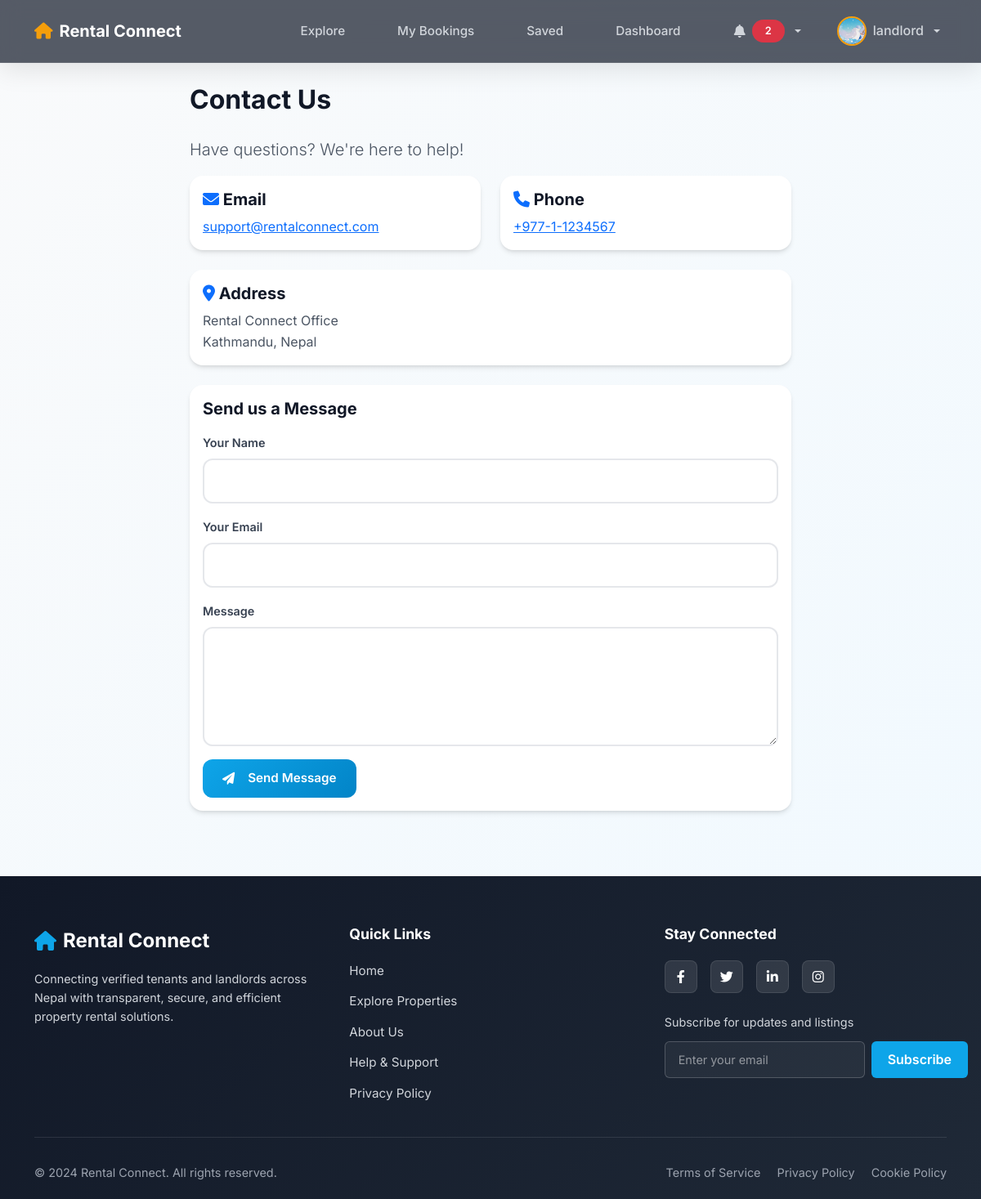
Page /listings/contact/ (signed in) on the committed database.
### users/models.py (models this page shows, shortened)
class CustomUser(AbstractUser):
    is_tenant = models.BooleanField(default=False, db_index=True)    # Added index
    is_landlord = models.BooleanField(default=False, db_index=True)  # Added index

class Profile(models.Model):
    user = models.OneToOneField(
        settings.AUTH_USER_MODEL,
        on_delete=models.CASCADE
    )
    full_name = models.CharField(max_length=100)
    photo = models.ImageField(
        upload_to='profile_photos/',
        blank=True,
        null=True
    )
    phone = models.CharField(max_length=15, blank=True, null=True)
    bio = models.TextField(blank=True, null=True)

### listings/views.py (the view, shortened to what this page needs)
# urls.py: path('contact/', views.contact, name='contact'),
def contact(request):
    return render(request, 'contact.html')

### users/context_processors.py (called while the page is built)
def notifications(request):
    user = getattr(request, "user", None)
    if not user or not user.is_authenticated:
        return {
            "notifications_unread_count": 0,
            "notifications_latest": [],
        }
    qs = Notification.objects.filter(recipient=user).only(
        "id", "title", "message", "target_url", "is_read", "created_at"
    )
    return {
        "notifications_unread_count": qs.filter(is_read=False).count(),
        "notifications_latest": list(qs[:5]),
    }

### templates/contact.html (shortened to what this page needs)
{% extends "base.html" %}
{% block content %}
<div class="container mt-4">
    <div class="row">
        <div class="col-md-8 mx-auto">
            <h2 class="mb-4">Contact Us</h2>
            <p class="lead">Have questions? We're here to help!</p>
            <div class="row">
                <div class="col-md-6 mb-4">
                    <div class="card h-100">
                        <div class="card-body">
                            <h5 class="card-title">
                                <i class="fas fa-envelope text-primary"></i> Email
                            </h5>
                            <p class="card-text">
                                <a href="mailto:support@rentalconnect.com">support@rentalconnect.com</a>
                            </p>
                        </div>
                    </div>
                </div>
                <div class="col-md-6 mb-4">
                    <div class="card h-100">
                        <div class="card-body">
                            <h5 class="card-title">
                                <i class="fas fa-phone text-primary"></i> Phone
                            </h5>
                            <p class="card-text">
                                <a href="tel:+977-1-1234567">+977-1-1234567</a>
                            </p>
                        </div>
                    </div>
                </div>
            </div>
            <div class="card mb-4">
                <div class="card-body">
                    <h5 class="card-title">
                        <i class="fas fa-map-marker-alt text-primary"></i> Address
                    </h5>
                    <p class="card-text">
                        Rental Connect Office<br>
                        Kathmandu, Nepal
                    </p>
                </div>
            </div>
            <div class="card">
                <div class="card-body">
                    <h5 class="card-title mb-3">Send us a Message</h5>
                    <form method="post">
                        <div class="mb-3">
                            <label for="name" class="form-label">Your Name</label>
                            <input type="text" class="form-control" id="name" name="name" required>
                        </div>
                        <div class="mb-3">
                            <label for="email" class="form-label">Your Email</label>
                            <input type="email" class="form-control" id="email" name="email" required>
                        </div>
                        <div class="mb-3">
                            <label for="message" class="form-label">Message</label>
                            <textarea class="form-control" id="message" name="message" rows="5" required></textarea>
                        </div>
                        <button type="submit" class="btn btn-primary">
                            <i class="fas fa-paper-plane me-2"></i>Send Message
                        </button>
                    </form>
                </div>
            </div>
        </div>
    </div>
</div>
{% endblock %}

### templates/base.html (shortened to what this page needs)
<!DOCTYPE html>
<html lang="en">
<head>
    {% load static %}
    <link href="https://cdn.jsdelivr.net/npm/bootstrap@5.1.3/dist/css/bootstrap.min.css" rel="stylesheet">
    <link rel="stylesheet" href="https://cdnjs.cloudflare.com/ajax/libs/font-awesome/6.0.0/css/all.min.css">
    <link rel="stylesheet" href="{% static 'css/base.css' %}">
    <link rel="stylesheet" href="{% static 'css/style.css' %}">
</head>
<body>
<nav class="top-bar">
    <div class="container d-flex align-items-center justify-content-between position-relative gap-2">
        <a class="site-title" href="{% url 'home' %}" aria-label="Rental Connect home">
            <i class="fas fa-home"></i> Rental Connect
        </a>
        <div class="nav-center d-none d-sm-block">
            <div class="menu-links">
                {% if user.is_authenticated %}
                    <a href="{% url 'property_list' %}">Explore</a>
                    <a href="{% url 'dashboard' %}">My Bookings</a>
                    <a href="{% url 'wishlist' %}">Saved</a>
                    <a href="{% url 'dashboard' %}">Dashboard</a>
                {% else %}
                    <a href="{% url 'home' %}">Home</a>
                    <a href="{% url 'about' %}">About</a>
                    <a href="{% url 'contact' %}">Help</a>
                {% endif %}
            </div>
        </div>
        <div class="auth-links ms-auto">
            {% if user.is_authenticated %}
            <div class="dropdown me-2">
                <a href="#" class="profile-link dropdown-toggle d-flex align-items-center gap-2"
                   id="notifDropdown" data-bs-toggle="dropdown" aria-expanded="false"
                   style="padding: 0.5rem 0.75rem;">
                    <i class="fas fa-bell"></i>
                    {% if notifications_unread_count and notifications_unread_count > 0 %}
                        <span class="badge bg-danger">{{ notifications_unread_count }}</span>
                    {% endif %}
                </a>
            </div>
            <div class="dropdown">
                <a href="#" class="profile-link dropdown-toggle d-flex align-items-center gap-2"
                   id="userDropdown" data-bs-toggle="dropdown" aria-expanded="false">
                    {% if user.profile and user.profile.photo %}
                    <img src="{{ user.profile.photo.url }}" alt="Avatar"
                         style="width:36px; height:36px; border-radius:50%; object-fit:cover;">
                    {% else %}
                    <i class="fas fa-user-circle fa-2x"></i>
                    {% endif %}
                    <span class="profile-name">{{ user.username }}</span>
                </a>
            </div>
            {% else %}
            <div class="d-flex gap-2">
                <a class="btn btn-login" href="{% url 'login' %}">Login</a>
                <a class="btn btn-signup" href="{% url 'register' %}">Sign up</a>
            </div>
            {% endif %}
        </div>
    </div>
</nav>
    <main id="main" class="main-content" role="main">
        <div class="page-content">
            {% block content %}{% endblock %}
        </div>
    </main>
    <footer class="modern-footer">
        <div class="container">
            <div class="footer-content">
                <div class="footer-column footer-brand">
                    <div class="logo">
                        <i class="fas fa-home" style="color: #0ea5e9;"></i>
                        Rental Connect
                    </div>
                    <p class="mission">
                        Connecting verified tenants and landlords across Nepal with transparent, secure, and efficient property rental solutions.
                    </p>
                </div>
                <div class="footer-column">
                    <h4>Quick Links</h4>
                    <ul class="footer-links">
                        <li><a href="{% url 'home' %}">Home</a></li>
                        <li><a href="{% url 'property_list' %}">Explore Properties</a></li>
                        <li><a href="{% url 'about' %}">About Us</a></li>
                        <li><a href="{% url 'contact' %}">Help & Support</a></li>
                        <li><a href="#">Privacy Policy</a></li>
                    </ul>
                </div>
                <div class="footer-column">
                    <h4>Stay Connected</h4>
                    <div class="footer-social">
                        <a href="#" class="social-icon" title="Facebook">
                            <i class="fab fa-facebook-f"></i>
                        </a>
                        <a href="#" class="social-icon" title="Twitter">
                            <i class="fab fa-twitter"></i>
                        </a>
                        <a href="#" class="social-icon" title="LinkedIn">
                            <i class="fab fa-linkedin-in"></i>
                        </a>
                        <a href="#" class="social-icon" title="Instagram">
                            <i class="fab fa-instagram"></i>
                        </a>
                    </div>
                    <p style="color: #d1d5db; font-size: 0.9rem; margin-bottom: 12px;">Subscribe for updates and listings</p>
                    <form class="newsletter-form">
                        <input type="email" placeholder="Enter your email" required>
                        <button type="submit">Subscribe</button>
                    </form>
                </div>
            </div>
            <div class="footer-bottom">
                <p>&copy; 2024 Rental Connect. All rights reserved.</p>
                <ul class="footer-legal">
                    <li><a href="#">Terms of Service</a></li>
                    <li><a href="#">Privacy Policy</a></li>
                    <li><a href="#">Cookie Policy</a></li>
                </ul>
            </div>
        </div>
    </footer>
</body>
</html>

### static/css/base.css (style rules this page uses)
:root { --primary-50: #f0f9ff; --primary-100: #e0f2fe; --primary-500: #0ea5e9; --primary-600: #0284c7; --primary-700: #0369a1; --primary-900: #0c4a6e; --gray-50: #f9fafb; --gray-100: #f3f4f6; --gray-200: #e5e7eb; --gray-300: #d1d5db; --gray-400: #9ca3af; --gray-500: #6b7280; --gray-600: #4b5563; --gray-700: #374151; --gray-800: #1f2937; --gray-900: #111827; --accent-500: #f59e0b; --accent-600: #d97706; --success-500: #10b981; --error-500: #ef4444; --shadow-sm: 0 1px 2px 0 rgb(0 0 0 / 0.05); --shadow-md: 0 4px 6px -1px rgb(0 0 0 / 0.1), 0 2px 4px -2px rgb(0 0 0 / 0.1); --shadow-lg: 0 10px 15px -3px rgb(0 0 0 / 0.1), 0 4px 6px -4px rgb(0 0 0 / 0.1); --shadow-xl: 0 20px 25px -5px rgb(0 0 0 / 0.1), 0 8px 10px -6px rgb(0 0 0 / 0.1); --radius-sm: 0.375rem; --radius-md: 0.5rem; --radius-lg: 0.75rem; --radius-xl: 1rem; --radius-2xl: 1.5rem; --font-family: 'Inter', -apple-system, BlinkMacSystemFont, 'Segoe UI', Roboto, sans-serif; }
* { box-sizing: border-box; }
body { font-family: var(--font-family); background: linear-gradient(135deg, var(--gray-50) 0%, var(--primary-50) 100%); color: var(--gray-900); line-height: 1.6; -webkit-font-smoothing: antialiased; -moz-osx-font-smoothing: grayscale; }
.top-bar { background: rgba(17, 24, 39, 0.7); backdrop-filter: blur(12px); -webkit-backdrop-filter: blur(12px); border-bottom: 1px solid rgba(229, 231, 235, 0.1); padding: 0.75rem 0; position: sticky; top: 0; z-index: 1000; box-shadow: 0 8px 32px rgba(0, 0, 0, 0.1); }
.site-title { font-size: 1.25rem; font-weight: 700; color: white; text-decoration: none; display: flex; align-items: center; gap: 0.5rem; }
.menu-links a { padding: 0.4rem 0.75rem; }
.profile-link { padding: 0.4rem 0.5rem; }
.profile-link img { width: 1.75rem; height: 1.75rem; }
.site-title i { color: var(--accent-500); }
.menu-links { display: flex; gap: 2rem; align-items: center; }
.menu-links a { color: var(--gray-300); text-decoration: none; font-weight: 500; font-size: 0.95rem; padding: 0.5rem 1rem; border-radius: var(--radius-md); transition: all 0.2s ease; position: relative; }
.auth-links { display: flex; align-items: center; gap: 1rem; }
.nav-center { position: absolute; left: 50%; transform: translateX(-50%); }
.profile-link { color: var(--gray-300) !important; text-decoration: none; display: flex; align-items: center; gap: 0.75rem; padding: 0.5rem; border-radius: var(--radius-lg); transition: all 0.2s ease; }
.profile-link img { width: 2rem; height: 2rem; border-radius: 50%; border: 2px solid var(--accent-500); }
.profile-name { font-weight: 500; }
.card { background: white; border-radius: var(--radius-xl); border: none; box-shadow: var(--shadow-md); transition: all 0.3s ease; overflow: hidden; }
.btn { border-radius: var(--radius-lg); padding: 0.75rem 1.5rem; font-weight: 600; font-size: 0.95rem; transition: all 0.2s ease; border: none; cursor: pointer; display: inline-flex; align-items: center; justify-content: center; gap: 0.5rem; text-decoration: none; }
.btn-primary { background: linear-gradient(135deg, var(--primary-500) 0%, var(--primary-600) 100%); color: white; }
.form-control { border-radius: var(--radius-lg); padding: 0.875rem 1rem; border: 2px solid var(--gray-200); font-size: 0.95rem; transition: all 0.2s ease; background: white; }
.form-label { font-weight: 600; color: var(--gray-700); margin-bottom: 0.5rem; font-size: 0.9rem; }
h1, h2, h3, h4, h5, h6 { font-weight: 700; line-height: 1.3; color: var(--gray-900); }
p { color: var(--gray-600); line-height: 1.6; }
.badge { padding: 0.5rem 1rem; border-radius: var(--radius-xl); font-size: 0.8rem; font-weight: 600; display: inline-flex; align-items: center; gap: 0.25rem; }
.mb-3 { margin-bottom: 1.5rem; }
.mb-4 { margin-bottom: 2rem; }
.mt-4 { margin-top: 2rem; }
.d-flex { display: flex; }
.align-items-center { align-items: center; }
.justify-content-between { justify-content: space-between; }
.gap-2 { gap: 1rem; }

### rows in the picture
CustomUser: profile.photo (picture), username "landlord"

### other values in the picture
{{ notifications_unread_count }} "2"
